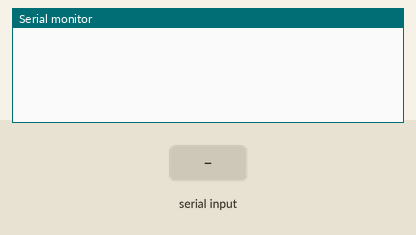
Bench run of a sketch on a simulated Arduino Mega 2560, built with avr-gcc and run on an emulated ATmega2560. On the bench: the last lines printed to the serial monitor. The inputs (shaded band) are chosen by the test bench.

Above: at 1.2 s.
1.3 s: "1" received over the second serial link
At 3.0 s:
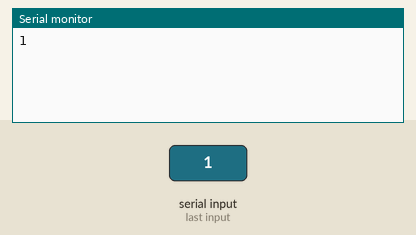
4.3 s: "0" received over the second serial link
At 5.7 s:
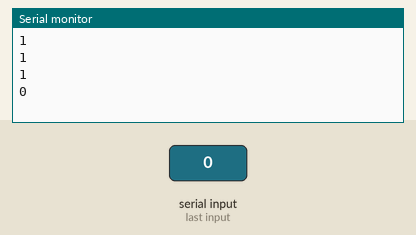
5.8 s: "2" received over the second serial link
At 7.6 s:
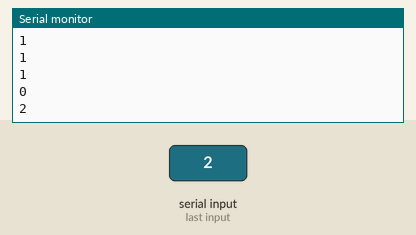
Timing chart, 0 to 9.1 s (numbered marks = the images above; inputs shaded):
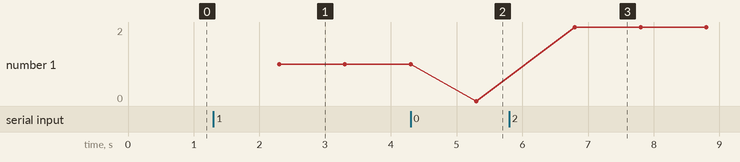

The sketch:

sketch_feb12a.ino
```cpp
char arrayc[64];

void setup() {
  // put your setup code here, to run once:
  Serial.begin(100000);
  Serial1.begin(100000);
}

void loop() {
  // put your main code here, to run repeatedly:
  Serial1.readBytes(arrayc, 64);
  Serial.println(arrayc);
}
```

Measured:
- after the input at 1.3 s, the serial monitor: prints a new line after 1.0 s (image 1)
- after the input at 4.3 s, the serial monitor: prints a new line after 1.0 s (image 2)
- after the input at 5.8 s, the serial monitor: prints a new line after 1.0 s (image 3)
- plotted number 1: 1 → 0 after the input at 4.3 s, 0 → 2 after the input at 5.8 s
